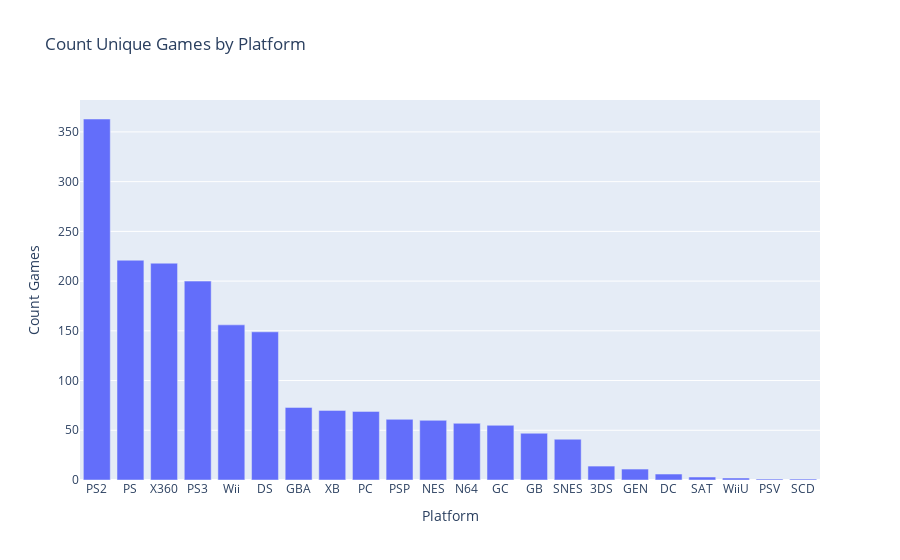

Write notebook code for a chart like this one.
### Markdown cell above
### 2. Count of Games on each platform

### Code cell
count_games_platforms = df.groupby('Platform')['Game Title'].nunique().sort_values(ascending=False)

fig = go.Figure()

fig.add_trace(go.Bar(x=count_games_platforms.index, y=count_games_platforms.values))

fig.update_layout(title='Count Unique Games by Platform',
                  xaxis_title='Platform',
                  yaxis_title='Count Games',
                  hovermode='x unified')
fig.show()

### Figure 1 — Plotly figure (JSON) as saved in the notebook; plotly's stock layout.template omitted (floating-point values rounded to 4 significant figures)
{"data": [{"type": "bar", "x": ["PS2", "PS", "X360", "PS3", "Wii", "DS", "GBA", "XB", "PC", "PSP", "NES", "N64", "GC", "GB", "SNES", "3DS", "GEN", "DC", "SAT", "WiiU", "PSV", "SCD"], "y": [363, 221, 218, 200, 156, 149, 73, 70, 69, 61, 60, 57, 55, 47, 41, 14, 11, 6, 3, 2, 1, 1]}], "layout": {"hovermode": "x unified", "title": {"text": "Count Unique Games by Platform"}, "xaxis": {"title": {"text": "Platform"}}, "yaxis": {"title": {"text": "Count Games"}}}}
